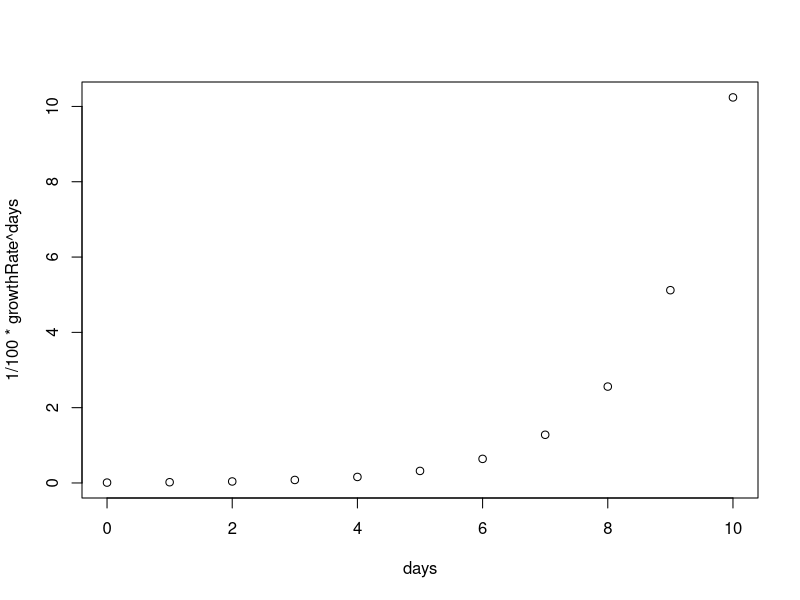
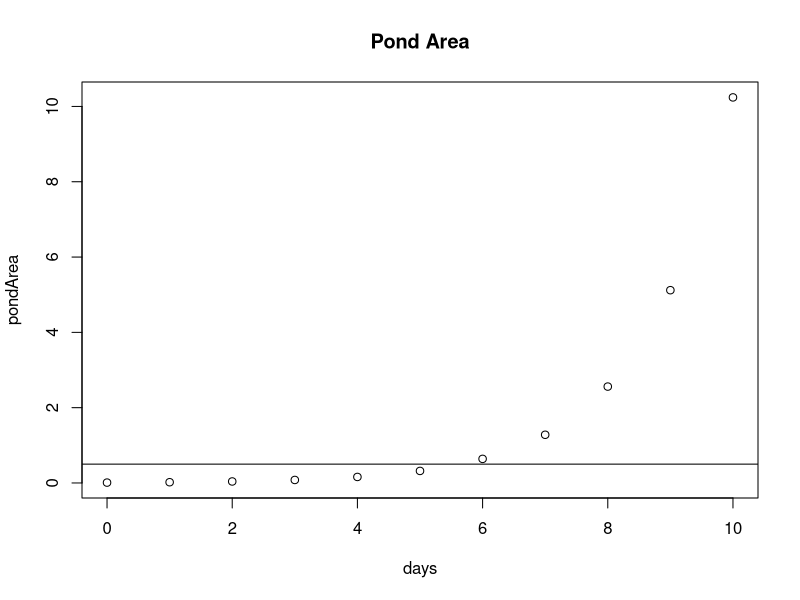
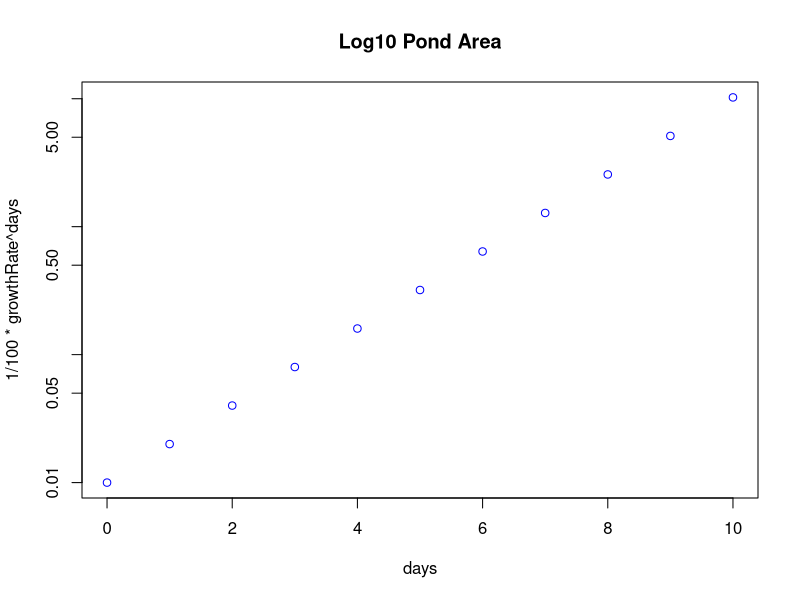
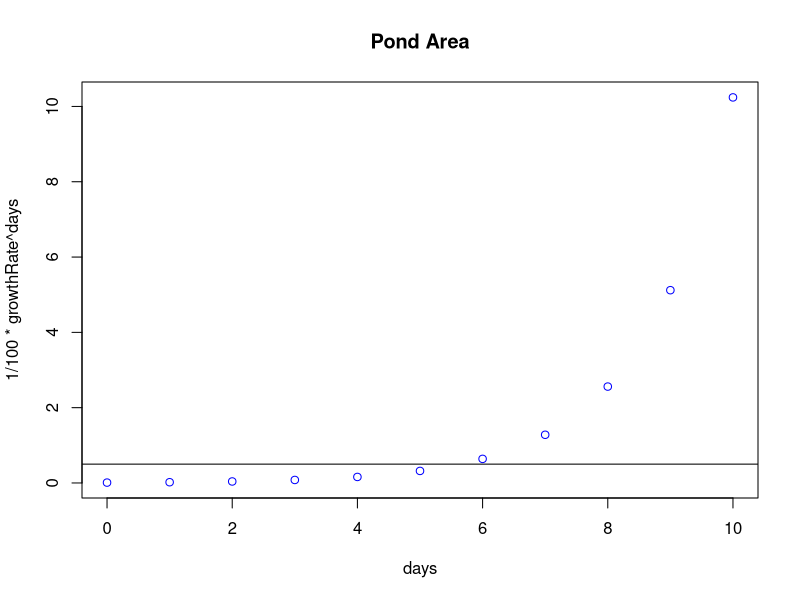

Reproduce these figures in R, in order.
# The pond example ----

# 1. define a formula

# 1/100*growthrate^day

# working with specific numbers
growthRate <- 2
day <- 5

1/100*growthRate^day

# work with different numbers
# be aware that here the first day is the second day of observation
# to also have "Day 0" in it either start vector of days at 0 or change formula
# 1/100*growthRate^(days-1) would be the non confusing formula
days <- c(0,1,2,3,4,5,6,7,8,9,10) # days <- 0:10 would be the same

pondArea <- 1/100*growthRate^days # assign the result to a variable
pondArea

# selecting a specific element within our vector
pondArea[3]


# plotting 

plot(x = days, y = 1/100*growthRate^days) # works but complicated
plot(x = days, y = pondArea)# use the variable we defined earlier
abline(h = .5)
title("Pond Area")





plot(days, 1/100*growthRate^days, 
     col = "blue", log = "y", 
     main = "Log10 Pond Area")

plot(days, 1/100*growthRate^days, 
     col = "blue", main = "Pond Area")
abline(h = .5)

# a bit about functions
# to lazy to copy and paste / want to change parameters without defining everything new

pondArea_function <- function(startArea, 
                              growthRate, 
                              days){
  pondArea <- startArea*growthRate^days
  return(pondArea)
}

pondArea_function(startArea = 1/100, growthRate = 2, 
                  days = 1:20)

# lazy version (order of arguments is followed if they are not named when calling the function)
pondArea_function(1/100, 2, 1:20)

# default parameters for our function
pondArea_function_default <- function(startArea, 
                              growthRate=2, 
                              days=1:10){
  pondArea <- startArea*growthRate^days
  return(pondArea)
}

# ELse if statements

randsamp <- function(n, dist = "uniform", s = 1, p = .5){
  if(dist == "uniform"){
    ## can get pretty complex
    # if(n > 1)  # n higher than 1
    # if(dplyr::str_detect(dist, "uni")) # if detecting certain string "uni" in dist 
    # if(dist == "uniform" & n > 5) # if dist is "uniform" AND n > 5
    # if(dist == "uniform | dist == "uni") # if dist is "uniform" OR dist is "uni"
    result <- runif(n)
  }else if(dist == "normal"){
    result <- rnorm(n)
    
  }else if(dist == "binomial"){
   result <- rbinom(n, size = s, prob = p) 
  }else{
    stop("Unknown distribution") # will stop your function & return an error
    # warning() # everything after the warning will still get done but a warning is returned
    # print() # prints a statement (useful for debugging  or "progress bars")
  }
  return(result)
}

randsamp(n = 10, dist = "binomial", s = 1, p = .3)


